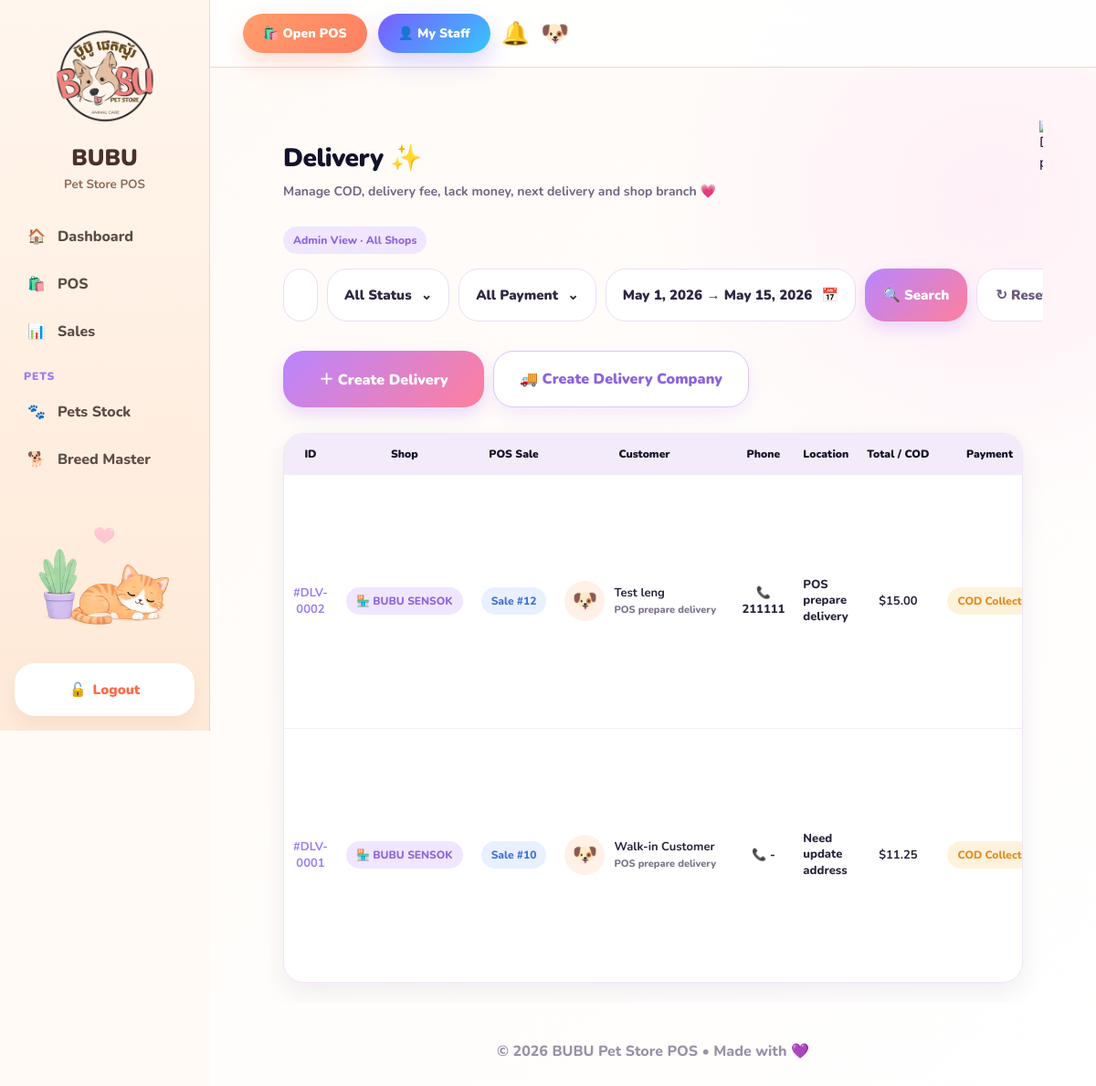
Page /delivery/ (signed in) on the committed database.
### delivery/models.py (models this page shows, shortened)
class Delivery(models.Model):
    DELIVERY_AREA_CHOICES = [
        ("pp", "Phnom Penh"),
        ("province", "Province"),
    ]
    PAYMENT_TYPE_CHOICES = [
        ("paid", "Already Paid"),
        ("cod_collect", "COD Collect"),
        ("cod_shop", "COD Pay To Shop"),
    ]
    STATUS_CHOICES = [
        ("pending", "Pending / Next Delivery"),
        ("out", "Out For Delivery"),
        ("done", "Delivered"),
        ("cancelled", "Cancelled"),
    ]
    CHAT_SOURCE_CHOICES = [
        ("facebook", "Facebook"),
        ("telegram", "Telegram"),
        ("instagram", "Instagram"),
        ("tiktok", "TikTok"),
        ("call", "Call"),
        ("other", "Other"),
    ]
    branch = models.ForeignKey(
        "inventory.Branch",
        on_delete=models.PROTECT,
        null=True,
        blank=True,
        related_name="deliveries",
    )
    sale = models.OneToOneField(
        "pos.Sale",
        on_delete=models.SET_NULL,
        null=True,
        blank=True,
        related_name="delivery",
    )
    delivery_area = models.CharField(
        max_length=20,
        choices=DELIVERY_AREA_CHOICES,
        default="pp",
    )
    delivery_company = models.ForeignKey(
        DeliveryCompany,
        on_delete=models.SET_NULL,
        null=True,
        blank=True,
        related_name="deliveries",
    )
    shipper = models.ForeignKey(
        "auth.User",
        on_delete=models.SET_NULL,
        null=True,
        blank=True,
        related_name="bubu_delivery_orders",
    )
    customer_name = models.CharField(max_length=150)
    phone = models.CharField(max_length=50, blank=True)
    location = models.TextField()
    chat_source = models.CharField(
        max_length=30,
        choices=CHAT_SOURCE_CHOICES,
        blank=True,
    )
    social_name = models.CharField(
        max_length=150,
        blank=True,
    )
    total_price = models.DecimalField(
        max_digits=10,
        decimal_places=2,
        default=Decimal("0.00"),
    )
    payment_type = models.CharField(
        max_length=20,
        choices=PAYMENT_TYPE_CHOICES,
        default="paid",
    )
    expected_collect = models.DecimalField(
        max_digits=10,
        decimal_places=2,
        default=Decimal("0.00"),
    )
    actual_received = models.DecimalField(
        max_digits=10,
        decimal_places=2,
        default=Decimal("0.00"),
    )
    lack_amount = models.DecimalField(
        max_digits=10,
        decimal_places=2,
        default=Decimal("0.00"),
    )
    delivery_fee = models.DecimalField(
        max_digits=10,
        decimal_places=2,
        default=Decimal("0.00"),
    )
    delivery_fee_paid = models.BooleanField(default=False)
    exchange_rate_note = models.CharField(max_length=150, blank=True)
    delivery_note = models.TextField(blank=True)
    delivery_date = models.DateField(default=timezone.localdate)
    status = models.CharField(
        max_length=20,
        choices=STATUS_CHOICES,
        default="pending",
    )
    created_at = models.DateTimeField(auto_now_add=True)
    updated_at = models.DateTimeField(auto_now=True)

### inventory/models.py (models this page shows, shortened)
class Branch(models.Model):
    name = models.CharField(max_length=100, unique=True)
    is_active = models.BooleanField(default=True)
    latitude = models.DecimalField(
        max_digits=10,
        decimal_places=7,
        null=True,
        blank=True,
        help_text="Branch GPS latitude.",
    )
    longitude = models.DecimalField(
        max_digits=10,
        decimal_places=7,
        null=True,
        blank=True,
        help_text="Branch GPS longitude.",
    )
    allowed_radius_meters = models.PositiveIntegerField(
        default=150,
        help_text="Allowed distance from branch for attendance scan.",
    )

### pos/models.py (models this page shows, shortened)
class Sale(models.Model):
    SALE_TYPE_CHOICES = [
        ("walk_in", "Walk-in"),
        ("prepare_delivery", "Prepare for Delivery"),
    ]
    branch = models.ForeignKey(
        Branch,
        on_delete=models.PROTECT,
        null=True,
        blank=True,
        related_name="sales",
    )
    customer = models.ForeignKey(
        Customer,
        on_delete=models.SET_NULL,
        null=True,
        blank=True,
    )
    sale_type = models.CharField(
        max_length=30,
        choices=SALE_TYPE_CHOICES,
        default="walk_in",
    )
    delivery_created = models.BooleanField(default=False)
    total_amount = models.DecimalField(
        max_digits=10,
        decimal_places=2,
        default=0,
    )
    paid_amount = models.DecimalField(
        max_digits=10,
        decimal_places=2,
        default=0,
    )
    change_amount = models.DecimalField(
        max_digits=10,
        decimal_places=2,
        default=0,
    )
    discount_type = models.CharField(max_length=20, default="percent")
    discount_value = models.DecimalField(max_digits=10, decimal_places=2, default=0)
    discount_amount = models.DecimalField(max_digits=10, decimal_places=2, default=0)
    tax_type = models.CharField(max_length=20, default="percent")
    tax_value = models.DecimalField(max_digits=10, decimal_places=2, default=0)
    tax_amount = models.DecimalField(max_digits=10, decimal_places=2, default=0)
    created_at = models.DateTimeField(auto_now_add=True)

### delivery/views.py (the view, shortened to what this page needs)
# urls.py: path("", views.delivery_list, name="delivery_list"),
@login_required
def delivery_list(request):
    user_branch = get_user_branch(request.user)
    today = timezone.localdate()
    month_start = today.replace(day=1)
    date_from = request.GET.get("date_from", "").strip()
    date_to = request.GET.get("date_to", "").strip()
    if not date_from:
        date_from = month_start.isoformat()
    if not date_to:
        date_to = today.isoformat()
    deliveries = (
        Delivery.objects
        .select_related("branch", "sale", "delivery_company")
        .all()
        .order_by("-delivery_date", "-created_at")
    )
    if not request.user.is_superuser and user_branch:
        deliveries = deliveries.filter(branch=user_branch)
    q = request.GET.get("q", "").strip()
    status = request.GET.get("status", "").strip()
    payment_type = request.GET.get("payment_type", "").strip()
    if status:
        deliveries = deliveries.filter(status=status)
    if payment_type:
        deliveries = deliveries.filter(payment_type=payment_type)
    if date_from:
        deliveries = deliveries.filter(delivery_date__gte=date_from)
    if date_to:
        deliveries = deliveries.filter(delivery_date__lte=date_to)
    branches = None
    if request.user.is_superuser:
        from inventory.models import Branch
        branches = Branch.objects.filter(is_active=True).order_by("name")
    return render(request, "delivery/delivery_list.html", {
        "deliveries": deliveries,
        "current_branch": user_branch,
        "branches": branches,
        "date_from": date_from,
        "date_to": date_to,
    })

### delivery/views.py (called while the page is built)
def get_user_branch(user):
    profile = getattr(user, "staff_profile", None)
    if profile and profile.branch_id:
        return profile.branch
    return None

### templates/delivery/delivery_list.html (shortened to what this page needs)
{% extends "base.html" %}
{% load static %}
{% block content %}
<div class="delivery-page">
    <div class="page-head">
        <div style="width:100%;">
            <h1>Delivery ✨</h1>
            <div class="page-subtitle">
                Manage COD, delivery fee, lack money, next delivery and shop branch 💗
            </div>
            <div style="margin:12px 0 0;">
                {% if request.user.is_superuser %}
                    <span class="badge badge-purple">Admin View · All Shops</span>
                {% endif %}
            </div>
            <form method="get" class="tool-row" id="filterForm">
                <input
                    type="text"
                    name="q"
                    value="{{ request.GET.q }}"
                    placeholder="Search customer / phone / location / shop / sale..."
                    class="search-input"
                >
                <button type="button" class="touch-select-btn" onclick="openPopup('statusPopup')">
                    <span id="statusLabel">All Status</span>
                    <span>⌄</span>
                </button>
                <button type="button" class="touch-select-btn" onclick="openPopup('paymentPopup')">
                    <span id="paymentLabel">All Payment</span>
                    <span>⌄</span>
                </button>
                <button type="button" class="touch-select-btn" onclick="openPopup('datePopup')">
                    <span id="dateLabel">This Month</span>
                    <span>📅</span>
                </button>
                <button type="submit" class="btn btn-search">🔍 Search</button>
                <a href="{% url 'delivery_list' %}" class="btn btn-reset">↻ Reset</a>
            </form>
            <div class="top-action-row">
                <a href="{% url 'delivery_create' %}" class="btn btn-primary create-delivery-btn">
                    ＋ Create Delivery
                </a>
                <a href="{% url 'delivery_company_create' %}" class="btn btn-company">
                    🚚 Create Delivery Company
                </a>
            </div>
        </div>
        <img src="{% static 'img/delivery-hero.png' %}" class="pet-hero-img" alt="Delivery pets">
    </div>
    <div class="table-card">
        <div class="table-scroll">
            <table>
                <thead>
                    <tr>
                        <th>ID</th>
                        <th>Shop</th>
                        <th>POS Sale</th>
                        <th>Customer</th>
                        <th>Phone</th>
                        <th>Location</th>
                        <th>Total / COD</th>
                        <th>Payment</th>
                    </tr>
                </thead>
                <tbody>
                    {% for delivery in deliveries %}
                        <tr>
                            <td>
                                <strong style="color:#9b7cf6;">
                                    #DLV-{{ delivery.id|stringformat:"04d" }}
                                </strong>
                            </td>
                            <td>
                                {% if delivery.branch %}
                                    <span class="badge badge-purple">🏪 {{ delivery.branch.name }}</span>
                                {% else %}
                                    <span class="badge badge-red">No Branch</span>
                                {% endif %}
                            </td>
                            <td>
                                {% if delivery.sale %}
                                    <a href="{% url 'sale_detail' delivery.sale.id %}" class="badge badge-blue">
                                        Sale #{{ delivery.sale.id }}
                                    </a>
                                {% else %}
                                    <span class="badge badge-orange">Manual</span>
                                {% endif %}
                            </td>
                            <td>
                                <div class="customer-box">
                                    <div class="customer-icon">🐶</div>
                                    <div class="customer-text">
                                        <strong>{{ delivery.customer_name|default:"-" }}</strong>
                                        <small>{{ delivery.delivery_note|default:"No note"|truncatechars:35 }}</small>
                                    </div>
                                </div>
                            </td>
                            <td>
                                📞 {{ delivery.phone|default:"-" }}
                            </td>
                            <td class="location-cell">
                                {{ delivery.location|default:"Need add address"|truncatechars:75 }}
                            </td>
                            <td>
                                <strong>${{ delivery.total_price|floatformat:2 }}</strong>
                            </td>
                            <td>
                                {% if delivery.payment_type == "paid" %}
                                    <span class="badge badge-green">Already Paid</span>
                                {% elif delivery.payment_type == "cod_collect" %}
                                    <span class="badge badge-orange">COD Collect</span>
                                {% elif delivery.payment_type == "cod_shop" %}
                                    <span class="badge badge-purple">COD Pay To Shop</span>
                                {% endif %}
                            </td>
                        </tr>
                    {% endfor %}
                </tbody>
            </table>
        </div>
    </div>
</div>
{% endblock %}

### templates/base.html (style rules this page uses)
* { box-sizing:border-box; }
html, body { margin:0; width:100%; min-height:100%; overflow-x:hidden; font-family:'Nunito',sans-serif; background:#fffaf6; color:#17152f; }
a { text-decoration:none; color:inherit; }
.page-head { display:flex; justify-content:space-between; align-items:flex-start; margin-bottom:28px; gap:24px; }
h1 { font-size:36px; font-weight:900; margin:0 0 8px; letter-spacing:-.5px; }
.page-subtitle { color:#7b7288; font-weight:700; margin-bottom:28px; }
.pet-hero-img, .dashboard-hero { width:360px; max-width:100%; object-fit:contain; margin-top:-25px; }
.tool-row { display:flex; gap:12px; align-items:center; margin-bottom:32px; flex-wrap:wrap; }
.search-input, input, select, textarea { border:1px solid #eaddec; border-radius:24px; padding:13px 16px; outline:none; background:white; font-family:'Nunito',sans-serif; font-weight:800; max-width:100%; }
.search-input { width:230px; height:44px; }
.btn, button { min-height:44px; border:0; border-radius:24px; padding:0 24px; font-weight:900; text-decoration:none; display:inline-flex; align-items:center; justify-content:center; gap:8px; cursor:pointer; font-family:'Nunito',sans-serif; transition:.2s; }
.btn-search, .btn-add, .btn-primary { color:white; background:linear-gradient(135deg,#9b7cf6,#ff8c6b); box-shadow:0 12px 25px rgba(155,124,246,.25); }
.btn-reset { background:white; color:#6b6178; border:1px solid #eaddec; }
.card, .table-card { background:rgba(255,255,255,.92); border-radius:28px; box-shadow:0 20px 50px rgba(130,91,60,.10); border:1px solid #f5e8df; }
.table-card { overflow:hidden; }
table { width:100%; border-collapse:collapse; }
thead { background:linear-gradient(135deg,#f3eaff,#fff0f6); }
th { padding:18px; font-size:14px; font-weight:900; text-align:center; color:#17152f; }
td { padding:18px; text-align:center; border-top:1px solid #f7eee8; font-weight:800; color:#514a5f; }
.badge { display:inline-flex; align-items:center; justify-content:center; padding:8px 14px; border-radius:999px; font-weight:900; font-size:13px; }
.badge-blue { background:#e7f5ff;color:#2299e8; }
.badge-purple { background:#f3e8ff;color:#a855f7; }
.badge-orange { background:#fff3dd;color:#ff9f1a; }

### rows in the picture
Delivery: id "0002", branch.name "BUBU SENSOK", sale.id "12", customer_name "Test leng", delivery_note "POS prepare delivery", phone "211111", location "POS prepare delivery", total_price "15.00", payment_type "COD Collect"
Delivery: id "0001", branch.name "BUBU SENSOK", sale.id "10", customer_name "Walk-in Customer", delivery_note "POS prepare delivery", phone "-", location "Need update address", total_price "11.25", payment_type "COD Collect"
